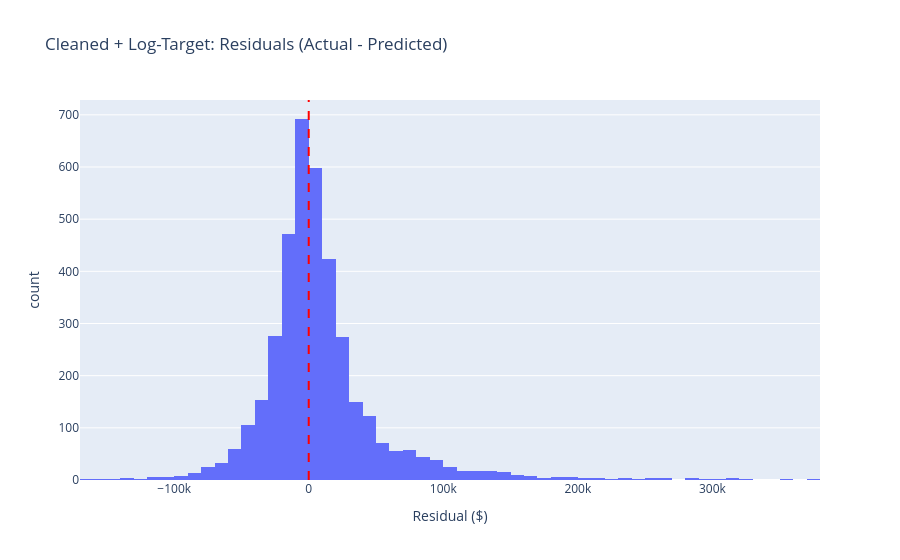

The code cell stored with this chart in its notebook:
### Code cell
v2_residuals = actual_dollars - preds_dollars

fig = px.histogram(
    v2_residuals,
    nbins=80,
    title="Cleaned + Log-Target: Residuals (Actual - Predicted)",
    labels={"value": "Residual ($)"},
)
fig.add_vline(x=0, line_dash="dash", line_color="red")
fig.update_layout(showlegend=False)
fig.show()

### Figure 1 — Plotly figure (JSON) as saved in the notebook; plotly's stock layout.template omitted (floating-point values rounded to 4 significant figures; data arrays with more than 128 entries replaced by an {"elided": "..."} marker saying what was removed)
{"data": [{"bingroup": "x", "hovertemplate": "variable=LogCompYearly<br>Residual ($)=%{x}<br>count=%{y}<extra></extra>", "legendgroup": "LogCompYearly", "marker": {"color": "#636efa", "pattern": {"shape": ""}}, "name": "LogCompYearly", "nbinsx": 80, "orientation": "v", "showlegend": true, "type": "histogram", "x": {"elided": "3851 float values"}, "xaxis": "x", "yaxis": "y"}], "layout": {"barmode": "relative", "legend": {"title": {"text": "variable"}, "tracegroupgap": 0}, "shapes": [{"line": {"color": "red", "dash": "dash"}, "type": "line", "x0": 0, "x1": 0, "xref": "x", "y0": 0, "y1": 1, "yref": "y domain"}], "showlegend": false, "title": {"text": "Cleaned + Log-Target: Residuals (Actual - Predicted)"}, "xaxis": {"anchor": "y", "domain": [0, 1], "title": {"text": "Residual ($)"}}, "yaxis": {"anchor": "x", "domain": [0, 1], "title": {"text": "count"}}}}
